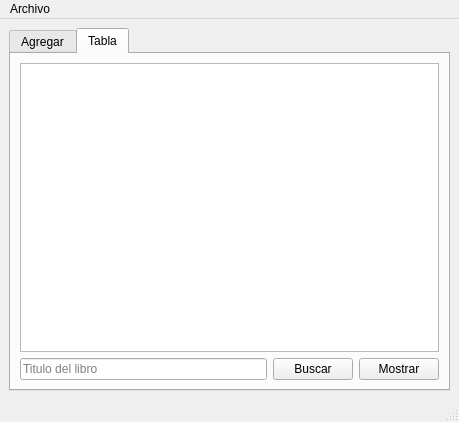
<?xml version="1.0" encoding="UTF-8"?>
<ui version="4.0">
 <class>MainWindow</class>
 <widget class="QMainWindow" name="MainWindow">
  <property name="geometry">
   <rect>
    <x>0</x>
    <y>0</y>
    <width>448</width>
    <height>395</height>
   </rect>
  </property>
  <property name="windowTitle">
   <string>MainWindow</string>
  </property>
  <widget class="QWidget" name="centralwidget">
   <layout class="QVBoxLayout" name="verticalLayout">
    <item>
     <widget class="QTabWidget" name="tabWidget">
      <property name="currentIndex">
       <number>1</number>
      </property>
      <widget class="QWidget" name="tab">
       <attribute name="title">
        <string>Agregar</string>
       </attribute>
       <layout class="QVBoxLayout" name="verticalLayout_2">
        <item>
         <widget class="QGroupBox" name="groupBox">
          <property name="title">
           <string>Particula</string>
          </property>
          <layout class="QGridLayout" name="gridLayout_2">
           <item row="4" column="7" colspan="2">
            <widget class="QSpinBox" name="destinoY_spinBox">
             <property name="maximum">
              <number>500</number>
             </property>
             <property name="singleStep">
              <number>1</number>
             </property>
            </widget>
           </item>
           <item row="5" column="5" colspan="4">
            <widget class="QSpinBox" name="velocidad_spinBox">
             <property name="maximum">
              <number>500</number>
             </property>
             <property name="singleStep">
              <number>1</number>
             </property>
            </widget>
           </item>
           <item row="1" column="0" colspan="6">
            <widget class="QLabel" name="label_2">
             <property name="text">
              <string>Origen en X:</string>
             </property>
            </widget>
           </item>
           <item row="2" column="7" colspan="2">
            <widget class="QSpinBox" name="destinoX_spinBox">
             <property name="maximum">
              <number>500</number>
             </property>
             <property name="singleStep">
              <number>1</number>
             </property>
            </widget>
           </item>
           <item row="0" column="0">
            <widget class="QLabel" name="label">
             <property name="text">
              <string>ID: </string>
             </property>
            </widget>
           </item>
           <item row="9" column="0" colspan="5">
            <widget class="QPushButton" name="agregarFinal_pushButton">
             <property name="text">
              <string>Agregar final</string>
             </property>
            </widget>
           </item>
           <item row="10" column="2" colspan="6">
            <widget class="QPushButton" name="mostrar_pushButton">
             <property name="text">
              <string>Mostrar</string>
             </property>
            </widget>
           </item>
           <item row="8" column="4" colspan="4">
            <widget class="QSpinBox" name="green_spinBox">
             <property name="maximum">
              <number>500</number>
             </property>
             <property name="singleStep">
              <number>1</number>
             </property>
            </widget>
           </item>
           <item row="7" column="0" colspan="2">
            <widget class="QLabel" name="label_8">
             <property name="text">
              <string>Red:</string>
             </property>
            </widget>
           </item>
           <item row="0" column="1" colspan="8">
            <widget class="QLineEdit" name="ID_lineEdit"/>
           </item>
           <item row="9" column="6" colspan="3">
            <widget class="QPushButton" name="agregarInicio_pushButton">
             <property name="text">
              <string>Agregar inicio</string>
             </property>
            </widget>
           </item>
           <item row="5" column="0" colspan="4">
            <widget class="QLabel" name="label_6">
             <property name="text">
              <string>Velocidad:</string>
             </property>
            </widget>
           </item>
           <item row="7" column="4" colspan="3">
            <widget class="QLabel" name="label_9">
             <property name="text">
              <string>Green:</string>
             </property>
            </widget>
           </item>
           <item row="4" column="0" colspan="4">
            <widget class="QSpinBox" name="origenY_spinBox">
             <property name="maximum">
              <number>500</number>
             </property>
             <property name="singleStep">
              <number>1</number>
             </property>
            </widget>
           </item>
           <item row="3" column="7" colspan="2">
            <widget class="QLabel" name="label_5">
             <property name="text">
              <string>Destino en Y:</string>
             </property>
            </widget>
           </item>
           <item row="8" column="0" colspan="3">
            <widget class="QSpinBox" name="red_spinBox">
             <property name="maximum">
              <number>500</number>
             </property>
             <property name="singleStep">
              <number>1</number>
             </property>
            </widget>
           </item>
           <item row="2" column="0" colspan="5">
            <widget class="QSpinBox" name="origenX_spinBox">
             <property name="maximum">
              <number>500</number>
             </property>
             <property name="singleStep">
              <number>1</number>
             </property>
            </widget>
           </item>
           <item row="0" column="9" rowspan="11">
            <widget class="QPlainTextEdit" name="salida">
             <property name="minimumSize">
              <size>
               <width>200</width>
               <height>0</height>
              </size>
             </property>
            </widget>
           </item>
           <item row="6" column="3" colspan="5">
            <widget class="QLabel" name="label_7">
             <property name="text">
              <string>Color (R G B)</string>
             </property>
            </widget>
           </item>
           <item row="3" column="0" colspan="5">
            <widget class="QLabel" name="label_3">
             <property name="text">
              <string>Origen en Y:</string>
             </property>
            </widget>
           </item>
           <item row="7" column="8">
            <widget class="QLabel" name="label_10">
             <property name="text">
              <string>Blue:</string>
             </property>
            </widget>
           </item>
           <item row="1" column="7" colspan="2">
            <widget class="QLabel" name="label_4">
             <property name="text">
              <string>Destino en X:</string>
             </property>
            </widget>
           </item>
           <item row="8" column="8">
            <widget class="QSpinBox" name="blue_spinBox">
             <property name="maximum">
              <number>500</number>
             </property>
             <property name="singleStep">
              <number>1</number>
             </property>
            </widget>
           </item>
          </layout>
         </widget>
        </item>
       </layout>
      </widget>
      <widget class="QWidget" name="tab_2">
       <attribute name="title">
        <string>Tabla</string>
       </attribute>
       <layout class="QGridLayout" name="gridLayout">
        <item row="0" column="0" colspan="3">
         <widget class="QTableWidget" name="tabla"/>
        </item>
        <item row="1" column="0">
         <widget class="QLineEdit" name="buscar_lineEdit">
          <property name="placeholderText">
           <string>Titulo del libro</string>
          </property>
         </widget>
        </item>
        <item row="1" column="1">
         <widget class="QPushButton" name="buscar_pushButton">
          <property name="text">
           <string>Buscar</string>
          </property>
         </widget>
        </item>
        <item row="1" column="2">
         <widget class="QPushButton" name="mostrar_tabla_pushButton">
          <property name="text">
           <string>Mostrar</string>
          </property>
         </widget>
        </item>
       </layout>
      </widget>
     </widget>
    </item>
   </layout>
  </widget>
  <widget class="QStatusBar" name="statusbar"/>
  <widget class="QMenuBar" name="menuBar">
   <property name="geometry">
    <rect>
     <x>0</x>
     <y>0</y>
     <width>448</width>
     <height>21</height>
    </rect>
   </property>
   <widget class="QMenu" name="menuArchivo">
    <property name="title">
     <string>Archivo</string>
    </property>
    <addaction name="actionAbrir"/>
    <addaction name="actionGuardar"/>
   </widget>
   <addaction name="menuArchivo"/>
  </widget>
  <action name="actionAbrir">
   <property name="text">
    <string>Abrir</string>
   </property>
   <property name="shortcut">
    <string>Ctrl+O</string>
   </property>
  </action>
  <action name="actionGuardar">
   <property name="text">
    <string>Guardar</string>
   </property>
   <property name="shortcut">
    <string>Ctrl+S</string>
   </property>
  </action>
 </widget>
 <tabstops>
  <tabstop>ID_lineEdit</tabstop>
  <tabstop>origenX_spinBox</tabstop>
  <tabstop>destinoX_spinBox</tabstop>
  <tabstop>origenY_spinBox</tabstop>
  <tabstop>destinoY_spinBox</tabstop>
  <tabstop>velocidad_spinBox</tabstop>
  <tabstop>red_spinBox</tabstop>
  <tabstop>green_spinBox</tabstop>
  <tabstop>blue_spinBox</tabstop>
  <tabstop>agregarFinal_pushButton</tabstop>
  <tabstop>agregarInicio_pushButton</tabstop>
  <tabstop>mostrar_pushButton</tabstop>
  <tabstop>salida</tabstop>
 </tabstops>
 <resources/>
 <connections/>
</ui>
